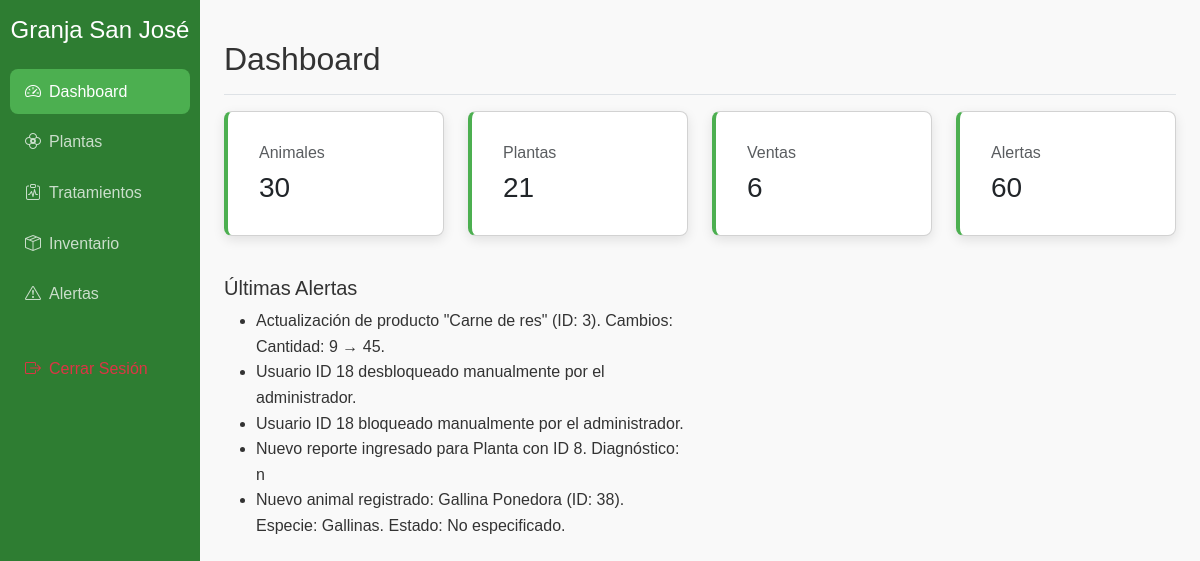
Page /dashboard.php on the committed database.
### tables this page shows
CREATE TABLE `alertas` (
  `id_alerta` int(11) NOT NULL,
  `categoria` varchar(20) NOT NULL,
  `mensaje` text NOT NULL,
  `fecha` timestamp NOT NULL DEFAULT current_timestamp(),
  `leido` tinyint(1) DEFAULT 0,
  `prioridad` enum('baja','media','alta','critica') DEFAULT 'media'
);

### dashboard.php (the view, shortened to what this page needs)
<?php
$conexion = new Conexion();
$db = $conexion->getConexion();
$animales = $db->query("SELECT COUNT(*) as total FROM animales");
$animales = $animales ? $animales->fetch_assoc()['total'] : 0;
$plantas = $db->query("SELECT COUNT(*) as total FROM plantas");
$plantas = $plantas ? $plantas->fetch_assoc()['total'] : 0;
$ventas = $db->query("SELECT COUNT(*) as total FROM ventas");
$ventas = $ventas ? $ventas->fetch_assoc()['total'] : 0;
$alertas = $db->query("SELECT COUNT(*) as total FROM alertas");
$alertas = $alertas ? $alertas->fetch_assoc()['total'] : 0;
$ultimas_alertas_result = $db->query("SELECT * FROM alertas ORDER BY fecha DESC LIMIT 5");
$ultimas_alertas = $ultimas_alertas_result ? $ultimas_alertas_result->fetch_all(MYSQLI_ASSOC) : [];
?>
<!DOCTYPE html>
<html lang="es">
<head>
    <link href="https://cdn.jsdelivr.net/npm/bootstrap@5.3.0/dist/css/bootstrap.min.css" rel="stylesheet">
    <link rel="stylesheet" href="https://cdn.jsdelivr.net/npm/bootstrap-icons@1.10.0/font/bootstrap-icons.css">
</head>
<body>
    <div class="container-fluid">
        <div class="row">
            <?php
            switch ($_SESSION['tipo_usuario']) {
                default:
                    include 'includes/sidebar.php';
                    break;
            }
            ?>
            <main class="col-md-9 ms-sm-auto col-lg-10 px-md-4 py-4">
                <div class="d-flex justify-content-between flex-wrap flex-md-nowrap align-items-center pt-3 pb-2 mb-3 border-bottom">
                    <h1 class="h2">Dashboard</h1>
                </div>
                <div class="row mb-4">
                    <div class="col-md-3 mb-3">
                        <div class="card stat-card h-100">
                            <div class="card-body">
                                <h6 class="text-muted mb-2">Animales</h6>
                                <h3 class="mb-0"><?php echo $animales; ?></h3>
                            </div>
                        </div>
                    </div>
                    <div class="col-md-3 mb-3">
                        <div class="card stat-card h-100">
                            <div class="card-body">
                                <h6 class="text-muted mb-2">Plantas</h6>
                                <h3 class="mb-0"><?php echo $plantas; ?></h3>
                            </div>
                        </div>
                    </div>
                    <div class="col-md-3 mb-3">
                        <div class="card stat-card h-100">
                            <div class="card-body">
                                <h6 class="text-muted mb-2">Ventas</h6>
                                <h3 class="mb-0"><?php echo $ventas; ?></h3>
                            </div>
                        </div>
                    </div>
                    <div class="col-md-3 mb-3">
                        <div class="card stat-card h-100">
                            <div class="card-body">
                                <h6 class="text-muted mb-2">Alertas</h6>
                                <h3 class="mb-0"><?php echo $alertas; ?></h3>
                            </div>
                        </div>
                    </div>
                </div>
                <div class="row">
                    <div class="col-md-6">
                        <h5>Últimas Alertas</h5>
                        <ul>
                            <?php foreach ($ultimas_alertas as $alerta): ?>
                                <li><?php echo htmlspecialchars($alerta['mensaje'], ENT_QUOTES, 'UTF-8'); ?></li>
                            <?php endforeach; ?>
                        </ul>
                    </div>
                </div>
            </main>
        </div>
    </div>
</body>
</html>

### dashboard.php (style rules this page uses)
:root { --primary-color: #4CAF50; --primary-dark: #388E3C; --primary-light: #C8E6C9; --secondary-color: #8BC34A; --accent-color: #FFC107; --text-dark: #333; --text-light: #f5f5f5; --bg-light: #f9f9f9; --bg-dark: #2E7D32; --border-radius: 8px; --box-shadow: 0 4px 12px rgba(0, 0, 0, 0.1); --transition: all 0.3s ease; }
body { font-family: 'Poppins', sans-serif; background-color: var(--bg-light); color: var(--text-dark); line-height: 1.6; }
main { padding: 20px; }
.stat-card { background-color: white; border-left: 4px solid var(--primary-color); border-radius: var(--border-radius); box-shadow: var(--box-shadow); transition: var(--transition); padding: 15px; }
.border-bottom { border-bottom: 1px solid #dee2e6 !important; padding-bottom: 15px; margin-bottom: 20px; }

### rows in the picture
alertas: mensaje "Actualización de producto \"Carne de res\" (ID: 3). Cambios: Cantidad: 9 → 45."
alertas: mensaje "Usuario ID 18 desbloqueado manualmente por el administrador."
alertas: mensaje "Usuario ID 18 bloqueado manualmente por el administrador."
alertas: mensaje "Nuevo reporte ingresado para Planta con ID 8. Diagnóstico: n"
alertas: mensaje "Nuevo animal registrado: Gallina Ponedora (ID: 38). Especie: Gallinas. Estado: No especificado."

### other values in the picture
$animales "30"
$plantas "21"
$ventas "6"
$alertas "60"
